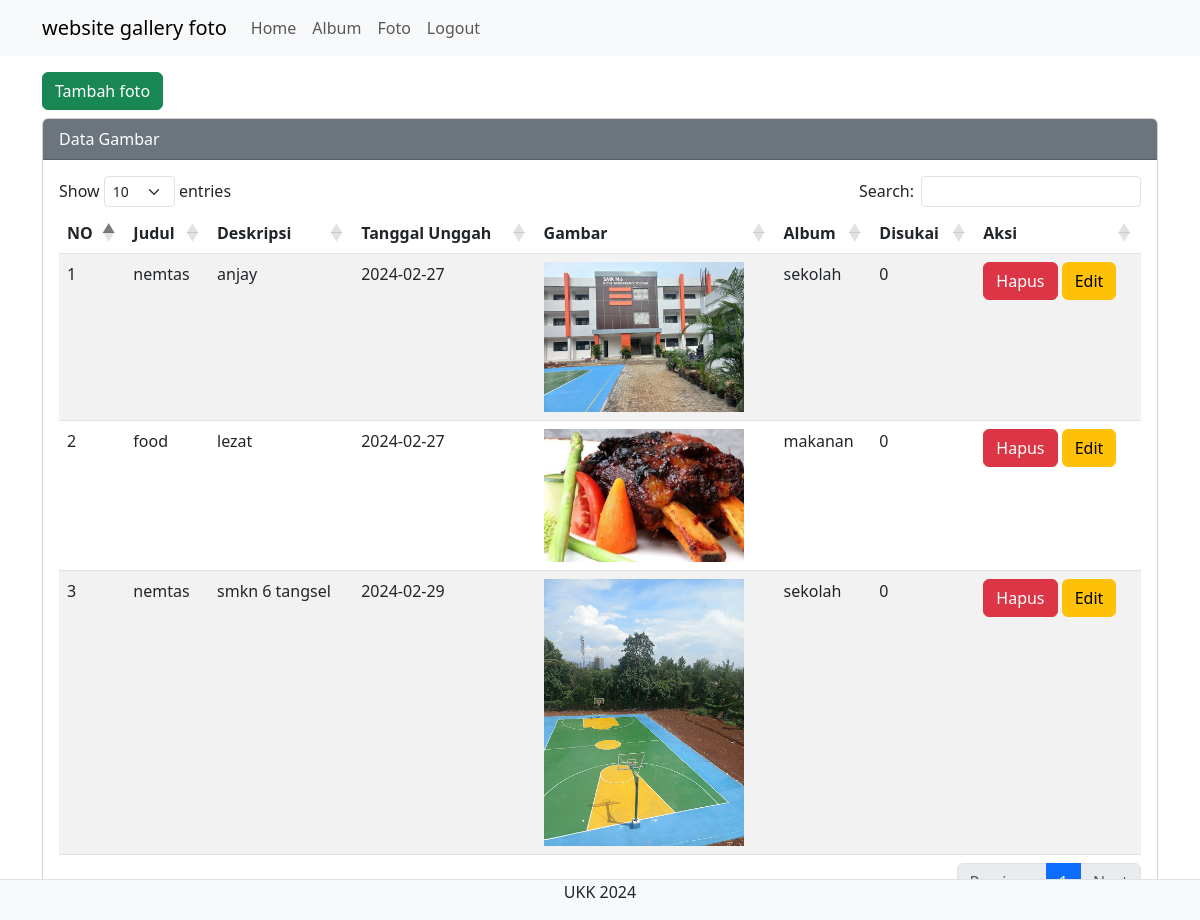
Page /foto.php (signed in) on the committed database.
### tables this page shows
CREATE TABLE `foto` (
  `fotoid` int(11) NOT NULL,
  `judulfoto` varchar(255) NOT NULL,
  `deskripsifoto` text NOT NULL,
  `tanggalunggah` date NOT NULL,
  `lokasifile` varchar(255) NOT NULL,
  `albumid` int(11) NOT NULL,
  `userid` int(11) NOT NULL
);

CREATE TABLE `album` (
  `albumid` int(11) NOT NULL,
  `namaalbum` varchar(255) NOT NULL,
  `deskripsi` text NOT NULL,
  `tanggaldibuat` date NOT NULL,
  `userid` int(11) NOT NULL
);

### foto.php (the view, shortened to what this page needs)
<!DOCTYPE html>
<html lang="en">
<head>
    <link rel="stylesheet" type="text/css" href="assets/css/bootstrap.min.css">
    <link rel="stylesheet" href="https://cdnjs.cloudflare.com/ajax/libs/twitter-bootstrap/5.3.0/css/bootstrap.min.css">
    <link rel="stylesheet" href="https://cdn.datatables.net/1.13.7/css/dataTables.bootstrap5.min.css">
</head>
<body>
    <nav class="navbar navbar-expand-lg bg-body-tertiary">
        <div class="container">
            <a class="navbar-brand" href="index.php">website gallery foto</a>
            <div class="collapse navbar-collapse" id="navbarNavAltMarkup">
                <div class="navbar-nav me-auto">
                    <?php
                    if (!isset($_SESSION['userid'])) {
                    ?>
                        <a href="register.php" class="btn btn-outline-primary m-1">Register</a>
                        <a href="login.php" class="btn btn-outline-primary m-1">Login</a>
                    <?php
                    } else {
                    ?>
                        <li class="nav-item">
                            <a class="nav-link" aria-current="page" href="home.php">Home</a>
                        </li>
                        <li class="nav-item">
                            <a class="nav-link" href="album.php">Album</a>
                        </li>
                        <li class="nav-item">
                            <a class="nav-link" href="foto.php">Foto</a>
                        </li>
                        <li class="nav-item">
                            <a class="nav-link" href="logout.php">Logout</a>
                        </li>
                    <?php
                    }
                    ?>
                </div>
            </div>
        </div>
    </nav>
    <div class="container mt-3">
        <button type="button" class="btn btn-success" data-bs-toggle="modal" data-bs-target="#staticBackdrop">
            Tambah foto
        </button>
        <div class="card mt-2">
            <div class="card-header text-bg-secondary">Data Gambar</div>
            <div class="card-body">
                <table id="example" class="table table-striped" style="width:100%">
                    <thead>
                        <tr>
                            <th>NO</th>
                            <th>Judul</th>
                            <th>Deskripsi</th>
                            <th>Tanggal Unggah</th>
                            <th>Gambar</th>
                            <th>Album</th>
                            <th>Disukai</th>
                            <th>Aksi</th>
                        </tr>
                    </thead>
                    <tbody>
                        <?php
                        include "koneksi.php";
                        $userid = $_SESSION['userid'];
                        $no = 1;
                        $sql = mysqli_query($conn, "select * from foto,album where foto.userid='$userid' and foto.albumid=album.albumid");
                        while ($data = mysqli_fetch_array($sql)) {
                        ?>
                            <tr>
                                <td><?= $no++ ?></td>
                                <td><?= $data['judulfoto'] ?></td>
                                <td><?= $data['deskripsifoto'] ?></td>
                                <td><?= $data['tanggalunggah'] ?></td>
                                <td>
                                    <img src="gambar/<?= $data['lokasifile'] ?>" width="200px">
                                </td>
                                <td><?= $data['namaalbum'] ?></td>
                                <td>
                                    <?php
                                    $fotoid = $data['fotoid'];
                                    $sql2 = mysqli_query($conn, "select * from likefoto where fotoid='$fotoid'");
                                    echo mysqli_num_rows($sql2);
                                    ?>
                                </td>
                                <td>
                                    <a href="hapus_foto.php?fotoid=<?= $data['fotoid'] ?>" class="btn btn-danger">Hapus</a>
                                    <a href="#" class="btn btn-warning" data-bs-toggle="modal" data-bs-target="#edit<?= $no ?>">Edit</a>
                                </td>
                            </tr>
                        <?php } ?>
                    </tbody>
                </table>
            </div>
        </div>
    </div>
    <footer class="d-flex justify-content-center border-top mt-3 bg-light fixed-bottom">
        <p>UKK 2024</p>
    </footer>
</body>
</html>

### rows in the picture
foto: judulfoto "nemtas", deskripsifoto "anjay", tanggalunggah "2024-02-27", lokasifile (picture), albumid.namaalbum "sekolah", mysqli_num_rows($sql2) "0"
foto: judulfoto "food", deskripsifoto "lezat", tanggalunggah "2024-02-27", lokasifile (picture), albumid.namaalbum "makanan", mysqli_num_rows($sql2) "0"
foto: judulfoto "nemtas", deskripsifoto "smkn 6 tangsel", tanggalunggah "2024-02-29", lokasifile (picture), albumid.namaalbum "sekolah", mysqli_num_rows($sql2) "0"
